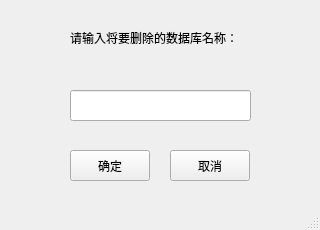
<?xml version="1.0" encoding="UTF-8"?>
<ui version="4.0">
 <class>DB_DeleteWindow</class>
 <widget class="QMainWindow" name="DB_DeleteWindow">
  <property name="geometry">
   <rect>
    <x>0</x>
    <y>0</y>
    <width>320</width>
    <height>230</height>
   </rect>
  </property>
  <property name="windowTitle">
   <string>MainWindow</string>
  </property>
  <widget class="QWidget" name="centralwidget">
   <widget class="QLabel" name="label">
    <property name="geometry">
     <rect>
      <x>70</x>
      <y>30</y>
      <width>181</width>
      <height>16</height>
     </rect>
    </property>
    <property name="text">
     <string>请输入将要删除的数据库名称：</string>
    </property>
   </widget>
   <widget class="QLineEdit" name="lineEdit">
    <property name="geometry">
     <rect>
      <x>70</x>
      <y>90</y>
      <width>181</width>
      <height>31</height>
     </rect>
    </property>
   </widget>
   <widget class="QPushButton" name="confirmButton">
    <property name="geometry">
     <rect>
      <x>70</x>
      <y>150</y>
      <width>80</width>
      <height>31</height>
     </rect>
    </property>
    <property name="text">
     <string>确定</string>
    </property>
   </widget>
   <widget class="QPushButton" name="cancelButton">
    <property name="geometry">
     <rect>
      <x>170</x>
      <y>150</y>
      <width>80</width>
      <height>31</height>
     </rect>
    </property>
    <property name="text">
     <string>取消</string>
    </property>
   </widget>
  </widget>
  <widget class="QMenuBar" name="menubar">
   <property name="geometry">
    <rect>
     <x>0</x>
     <y>0</y>
     <width>320</width>
     <height>22</height>
    </rect>
   </property>
  </widget>
  <widget class="QStatusBar" name="statusbar"/>
 </widget>
 <resources/>
 <connections/>
</ui>
